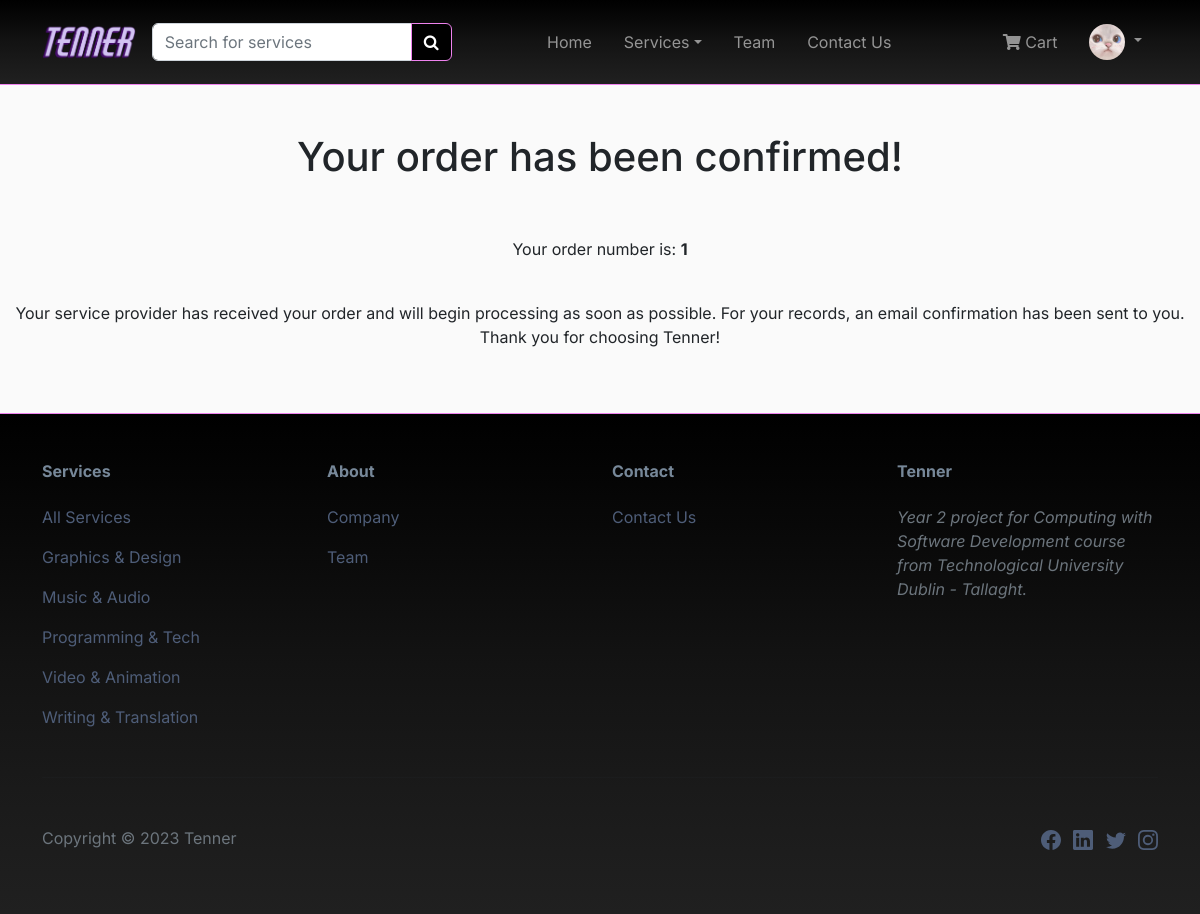
/orders/thanks/1/ (signed in), run on the app's committed database.
### accounts/models.py (models this page shows, shortened)
class CustomUser(AbstractUser):
    first_name = models.CharField(max_length=255)
    last_name = models.CharField(max_length=255)

class Profile(models.Model):
    user = models.OneToOneField(
        get_user_model(),
        null=True,
        on_delete=models.CASCADE,
    )
    email = models.EmailField(max_length=255)
    first_name = models.CharField(max_length=255)
    last_name = models.CharField(max_length=255)
    image = models.ImageField(upload_to='profile', blank=True, null=True)
    join_date = models.DateTimeField(auto_now_add=True, blank=True, null=True)

### order/models.py (models this page shows, shortened)
class Order(models.Model):
    token = models.CharField(max_length=250, blank=True)
    total = models.DecimalField(max_digits=10, decimal_places=2, verbose_name='Euro Order Total')
    emailAddress = models.EmailField(max_length=250, blank=True, verbose_name='Email Address')
    created = models.DateTimeField(auto_now_add=True)
    billingName = models.CharField(max_length=250, blank=True)
    billingAddress1 = models.CharField(max_length=250, blank=True)
    billingCity = models.CharField(max_length=250, blank=True)
    billingPostcode = models.CharField(max_length=10, blank=True)
    billingCountry = models.CharField(max_length=200, blank=True)
    class Meta:
        db_table = 'Order'
        ordering = ['-created']

### services/models.py (models this page shows, shortened)
class Category(models.Model):
    id = models.UUIDField(
        primary_key=True,
        default=uuid.uuid4,
        editable=False)
    name = models.CharField(max_length=250, unique=True)
    description = models.TextField(blank = True)
    class Meta:
        ordering = ('name',)
        verbose_name = 'category'
        verbose_name_plural = 'categories'
    def get_absolute_url(self):
        return reverse('services:services_by_category', args=[self.id])

### order/views.py (the view)
# urls.py: path('thanks/<int:order_id>/', views.thanks, name='thanks'),
def thanks(request, order_id):
    if order_id:
        customer_order = get_object_or_404(Order, id=order_id)
    return render(request, 'thanks.html',{'customer_order': customer_order})

### accounts/templatetags/auth_extras.py (called while the page is built)
@register.filter(name='has_group')
def has_group(user, group_name):
    group = Group.objects.get(name=group_name)
    if group in user.groups.all():
        return True
    return False

### cart/context_processors.py (called while the page is built)
def counter(request):
    item_count = 0
    if 'admin' in request.path:
        return {}
    else:
        try:
            cart = Cart.objects.filter(cart_id=_cart_id(request))
            cart_items = CartItem.objects.all().filter(cart=cart[:1])
            for cart_item in cart_items:
                item_count += cart_item.quantity
        except Cart.DoesNotExist:
            item_count = 0
    return {'item_count':item_count}

### cart/views.py (called while the page is built)
def _cart_id(request):
    cart = request.session.session_key
    if not cart:
        cart = request.session.create()
    return cart

### pages/context_processors.py (called while the page is built)
def category_links(request):
    category_links = Category.objects.all()
    return {'category_links': category_links}

### order/templates/thanks.html (shortened to what this page needs)
{% extends "base.html" %}
{% load static %}
{% block content %}
    <div>
        <div class="text-center">
            <br>
            <br>
            <h1 class="text-center">
                Your order has been confirmed!
            </h1>
            <br>
            <br>
            <p>Your order number is: <b>{{ customer_order.id }}</b></p>
            <br>
            <p>
                Your service provider has received your order and will begin processing as soon as possible.
                For your records, an email confirmation has been sent to you.
                Thank you for choosing Tenner!
            </p>
        </div>
    </div>
    <br>
    <br>
{% endblock %}

### pages/templates/navbar.html (shortened to what this page needs)
{% load auth_extras %}
{% load static %}
<nav class="navbar navbar-dark navbar-expand-md sticky-top navbar-shrink py-3" id="mainNav">
    <div class="container">
        <a class = "me-3" href = "/"><img src = "{% static 'images/tenner_logo7.png' %}" class = "w-100 logo-size" alt = "logo"></a>
        <div id="search-bar">
            <form action="{% url 'search:search_result' %}" method="GET" style="width: 100%;">
                <div class="input-group">
                    <input type="search" class="form-control" placeholder="Search for services" aria-label="Search"
                        name="q">
                    <button class="btn btn-primary" type="submit"><i class="fa fa-search"></i></button>
                </div>
            </form>
        </div>
        <div class="collapse navbar-collapse" id="navcol-1">
            <ul class="navbar-nav mx-auto">
                <li class="nav-item"><a class="nav-link" href="/">Home</a></li>
                <li class="nav-item">
                    <li class="nav-item dropdown">
                        <a class="nav-link dropdown-toggle" href="" role="button" data-bs-toggle="dropdown">Services</a>
                    </li>
                </li>
                <li class="nav-item"><a class="nav-link" href="{% url 'team' %}">Team</a></li>
                <li class="nav-item"><a class="nav-link" href="{% url 'contact:contact_us' %}">Contact Us</a></li>
            </ul>
            <ul class="navbar-nav navbar-right">
                {% if user.is_authenticated %}
                <div class="d-flex align-items-center">
                    {% if item_count > 0 %}
                    <li class="nav-item">
                        <a class="nav-link" href="{% url 'cart:cart_detail' %}">
                            <i class="fas fa-shopping-cart"></i>&nbsp;Cart ({{item_count}})
                    </a>
                    </li>
                    {% else %}
                    <li class="nav-item">
                        <a class="nav-link" href="{% url 'cart:cart_detail' %}">
                            <i class="fas fa-shopping-cart"></i>&nbsp;Cart
                        </a>
                    </li>
                    {% endif %}
                </div>
                    <li class="nav-item">
                        <li class="nav-item dropdown">
                            {% if user.profile.image %}
                            <a class="nav-link dropdown-toggle" role="button" data-bs-toggle="dropdown">
                                <img class="rounded-circle" src="{{ user.profile.image.url }}" width="36px;" alt="User profile image">
                            </a>
                            {% else %}
                            <a class="nav-link dropdown-toggle" href="" role="button" data-bs-toggle="dropdown">
                                <img class="rounded-circle" src="{% static 'images/default_profile_pic.jpg' %}" width="36px;" alt="User profile image">
                            </a>
                            {% endif %}
                        </li>
                    </li>
                {% endif %}
            </ul>
        </div>
    </div>
</nav>

### pages/templates/footer.html (shortened to what this page needs)
<footer>
    <div class="container py-4 py-lg-5">
        <div class="row justify-content-center">
            <div class="col-sm-4 col-md-3 text-center text-lg-start d-flex flex-column">
                <h3 class="fs-6 fw-bold">Services</h3>
                <ul class="list-unstyled">
                    <li><a href="{% url 'services:all_services' %}">All Services</a></li>
                    {% for category in category_links %}
                        <li><a href="{{ category.get_absolute_url }}">{{ category.name }}</a></li>
                    {% endfor %}
                </ul>
            </div>
            <div class="col-sm-4 col-md-3 text-center text-lg-start d-flex flex-column">
                <h3 class="fs-6 fw-bold">About</h3>
                <ul class="list-unstyled text-muted">
                    <li><a href="#">Company</a></li>
                    <li><a href="{% url 'team' %}">Team</a></li>
                </ul>
            </div>
            <div class="col-sm-4 col-md-3 text-center text-lg-start d-flex flex-column">
                <h3 class="fs-6 fw-bold">Contact</h3>
                <ul class="list-unstyled">
                    <li><a href="{% url 'contact:contact_us' %}">Contact Us</a></li>
                </ul>
            </div>
            <div class="col-lg-3 text-center text-lg-start d-flex flex-column align-items-center order-first align-items-lg-start order-lg-last">
                <h3 class="fs-6 fw-bold">Tenner</h3>
                <p class="text-muted fst-italic mb-4">Year 2 project for Computing with Software Development course from Technological University Dublin - Tallaght.</p>
            </div>
        </div>
        <hr>
        <div class="text-muted d-flex justify-content-between align-items-center pt-3">
            <p class="mb-0">Copyright © {% now 'Y' %} Tenner</p>
            <ul class="list-inline mb-0">
                <li class="list-inline-item pt-3">
                    <a href="https://www.facebook.com/" target="_blank">
                    </a>
                </li>
                <li class="list-inline-item pt-3">
                    <a href="https://www.linkedin.com/" target="_blank">
                    </a>
                </li>
                <li class="list-inline-item">
                    <a href="https://twitter.com/" target="_blank">
                    </a>
                </li>
                <li class="list-inline-item">
                    <a href="https://www.instagram.com/" target="_blank">
                    </a>
                </li>
            </ul>
        </div>
    </div>
</footer>

### static/css/style.css (style rules this page uses)
body { font-family: "Inter", "Helvetica Neue", Helvetica, Arial, sans-serif; background: #fafafa; }
#mainNav { border-bottom: solid violet 1px; background: linear-gradient(#000000, #090909, #131313, #1a1a1a, #202020); }
#mainNav .nav-link { margin-left: .5em; margin-right: .5em; }
footer { border-top: solid violet 1px; background: linear-gradient(#000000, #090909, #131313, #1a1a1a, #202020); }
footer h3, footer li { padding-bottom: 16px; color: lightslategray; }
footer svg { font-size: 1.25rem; }
footer li a:link, footer li a:visited { text-decoration: none; color: #4E5D78; }
.btn-primary { background-color: black; border-color: violet; color: white; }

### static/css/custom.css (style rules this page uses)
.logo-size { height: 2.3rem; }

### data on the page
CustomUser: profile.image (picture)
Order: id "1"
Category: name "Graphics & Design"
Category: name "Music & Audio"
Category: name "Programming & Tech"
Category: name "Video & Animation"
Category: name "Writing & Translation"
